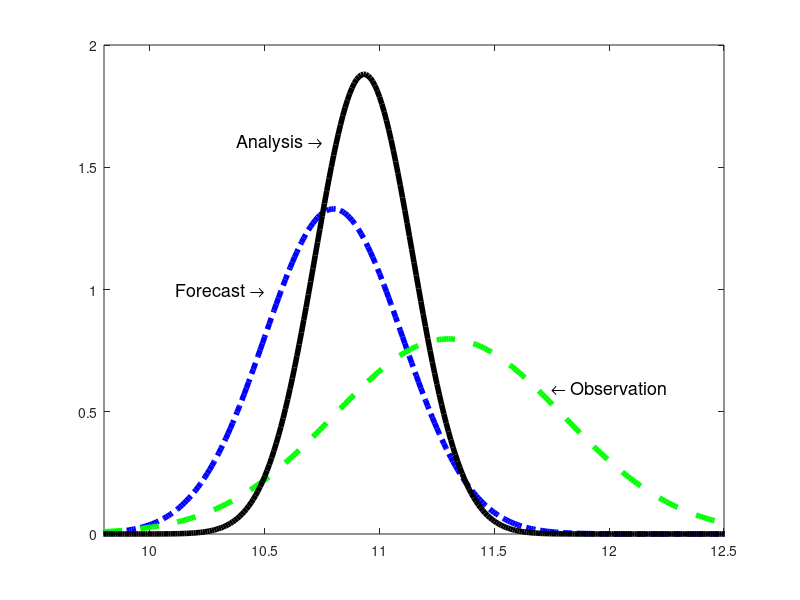
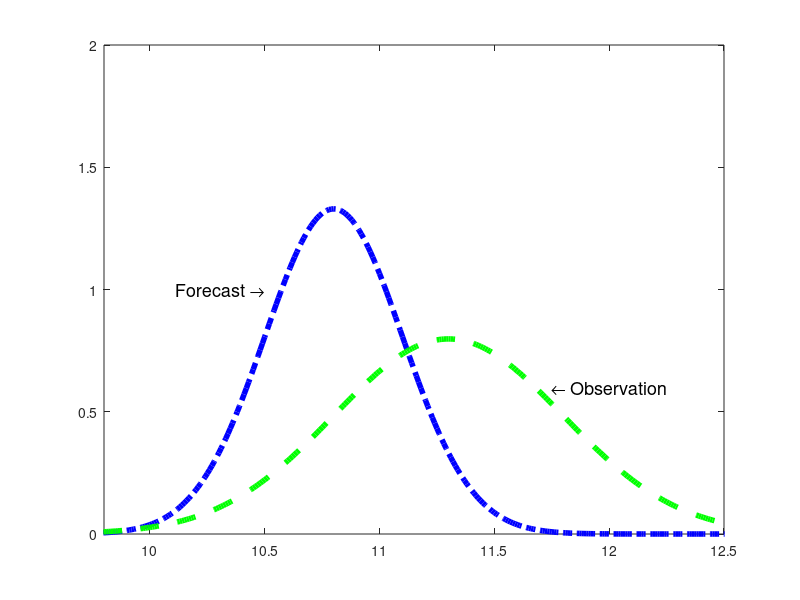

Here is the MATLAB script that generated these plots, in order:
close all
clear

x = [8: 0.01: 15];

figure()
% Prediction
mean1 = 10.8; std1 = 0.3;
% Observation
mean2 = 11.3; std2 = 0.5;
% BLUE: Best Linear Unbiased Estimate
std3 = (1/(1/std1^2 + 1/std1^2))^0.5
mean3 = mean1 + std1^2/(std1^2 + std2^2)*(mean2-mean1)
y1 = normpdf(x, mean1, std1);
y2 = normpdf(x, mean2, std2);
y3 = normpdf(x, mean3, std3);

% mean4 = mean2 + std2^2/(std2^2 + std1^2)*(mean1-mean2)


%%
figure()
plot(x, y1, 'b-.','LineWidth',4)
text( 10.5 , 1 , 'Forecast \rightarrow', 'fontsize', 13, 'HorizontalAlignment', 'right')
hold on
plot(x, y2, 'g--','LineWidth',4)
text( 11.75 , 0.6 , '\leftarrow Observation', 'fontsize', 13, 'HorizontalAlignment', 'left')

plot(x, y3, 'k-','LineWidth',4)
text( 10.75 , 1.6 , 'Analysis \rightarrow', 'fontsize', 13, 'HorizontalAlignment', 'right')

xlim([9.8, 12.5])
ylim([0, 2])
%%
figure()
plot(x, y1, 'b-.','LineWidth',4)
text( 10.5 , 1 , 'Forecast \rightarrow', 'fontsize', 13, 'HorizontalAlignment', 'right')
hold on
plot(x, y2, 'g--','LineWidth',4)
text( 11.75 , 0.6 , '\leftarrow Observation', 'fontsize', 13, 'HorizontalAlignment', 'left')

xlim([9.8, 12.5])
ylim([0, 2])


